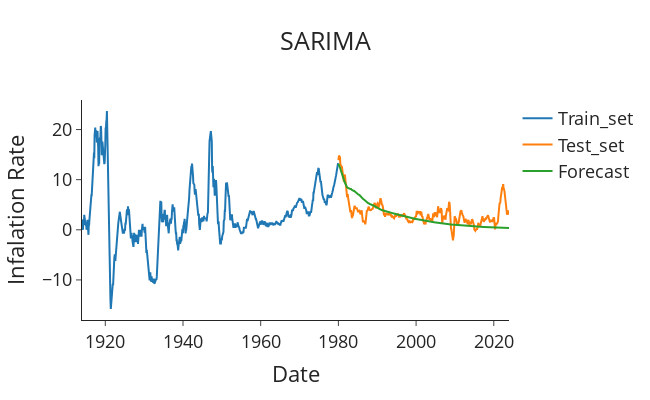

Notebook cell for this chart:
### Code cell
import plotly.graph_objects as go

def plot_forecasts(forecasts: list[float], title: str) -> None:
    """Function to plot the forecasts."""
    fig = go.Figure()
    fig.add_trace(go.Scatter(x=df_train.index, y=df_train.value, name='Train_set'))
    fig.add_trace(go.Scatter(x=df_test.index, y=df_test.value, name='Test_set'))
    fig.add_trace(go.Scatter(x=df_test.index, y=sarima_forecast, name='Forecast'))
    fig.update_layout(template="simple_white", font=dict(size=18), title_text=title,
                      width=650, title_x=0.5, height=400, xaxis_title='Date',
                      yaxis_title='Infalation Rate')

    return fig.show()


# Plot the forecasts
plot_forecasts(test_set_forecast, 'SARIMA')

### Figure 1 — Plotly figure (JSON) as saved in the notebook; plotly's stock layout.template omitted (floating-point values rounded to 4 significant figures; data arrays with more than 128 entries replaced by an {"elided": "..."} marker saying what was removed)
{"data": [{"name": "Train_set", "type": "scatter", "x": {"elided": "792 str values"}, "y": {"elided": "792 float values"}}, {"name": "Test_set", "type": "scatter", "x": {"elided": "528 str values"}, "y": {"elided": "528 float values"}}, {"name": "Forecast", "type": "scatter", "x": {"elided": "528 str values"}, "y": {"elided": "528 float values"}}], "layout": {"font": {"size": 18}, "height": 400, "title": {"text": "SARIMA", "x": 0.5}, "width": 650, "xaxis": {"title": {"text": "Date"}}, "yaxis": {"title": {"text": "Infalation Rate"}}}}
